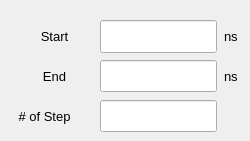
     <widget class="QWidget" name="tab_exp">
      <attribute name="title">
       <string>Exponential</string>
      </attribute>
      <widget class="QLabel" name="label_27">
       <property name="geometry">
        <rect>
         <x>224</x>
         <y>60</y>
         <width>17</width>
         <height>32</height>
        </rect>
       </property>
       <property name="sizePolicy">
        <sizepolicy hsizetype="Expanding" vsizetype="Expanding">
         <horstretch>0</horstretch>
         <verstretch>0</verstretch>
        </sizepolicy>
       </property>
       <property name="font">
        <font>
         <pointsize>10</pointsize>
        </font>
       </property>
       <property name="text">
        <string>ns</string>
       </property>
      </widget>
      <widget class="QLabel" name="label_28">
       <property name="geometry">
        <rect>
         <x>10</x>
         <y>100</y>
         <width>69</width>
         <height>32</height>
        </rect>
       </property>
       <property name="sizePolicy">
        <sizepolicy hsizetype="Expanding" vsizetype="Expanding">
         <horstretch>0</horstretch>
         <verstretch>0</verstretch>
        </sizepolicy>
       </property>
       <property name="font">
        <font>
         <pointsize>10</pointsize>
         <italic>false</italic>
        </font>
       </property>
       <property name="text">
        <string># of Step</string>
       </property>
       <property name="alignment">
        <set>Qt::AlignCenter</set>
       </property>
      </widget>
      <widget class="QLabel" name="label_29">
       <property name="geometry">
        <rect>
         <x>20</x>
         <y>60</y>
         <width>69</width>
         <height>32</height>
        </rect>
       </property>
       <property name="sizePolicy">
        <sizepolicy hsizetype="Expanding" vsizetype="Expanding">
         <horstretch>0</horstretch>
         <verstretch>0</verstretch>
        </sizepolicy>
       </property>
       <property name="font">
        <font>
         <pointsize>10</pointsize>
         <italic>false</italic>
        </font>
       </property>
       <property name="text">
        <string>End</string>
       </property>
       <property name="alignment">
        <set>Qt::AlignCenter</set>
       </property>
      </widget>
      <widget class="QLineEdit" name="leTimeStart_exp">
       <property name="geometry">
        <rect>
         <x>100</x>
         <y>20</y>
         <width>117</width>
         <height>33</height>
        </rect>
       </property>
       <property name="sizePolicy">
        <sizepolicy hsizetype="Expanding" vsizetype="Expanding">
         <horstretch>0</horstretch>
         <verstretch>0</verstretch>
        </sizepolicy>
       </property>
      </widget>
      <widget class="QLabel" name="label_30">
       <property name="geometry">
        <rect>
         <x>224</x>
         <y>20</y>
         <width>17</width>
         <height>33</height>
        </rect>
       </property>
       <property name="sizePolicy">
        <sizepolicy hsizetype="Expanding" vsizetype="Expanding">
         <horstretch>0</horstretch>
         <verstretch>0</verstretch>
        </sizepolicy>
       </property>
       <property name="font">
        <font>
         <pointsize>10</pointsize>
        </font>
       </property>
       <property name="text">
        <string>ns</string>
       </property>
      </widget>
      <widget class="QLineEdit" name="leNumberOfStep_exp">
       <property name="geometry">
        <rect>
         <x>100</x>
         <y>100</y>
         <width>117</width>
         <height>32</height>
        </rect>
       </property>
       <property name="sizePolicy">
        <sizepolicy hsizetype="Expanding" vsizetype="Expanding">
         <horstretch>0</horstretch>
         <verstretch>0</verstretch>
        </sizepolicy>
       </property>
      </widget>
      <widget class="QLineEdit" name="leTimeEnd_exp">
       <property name="geometry">
        <rect>
         <x>100</x>
         <y>60</y>
         <width>117</width>
         <height>32</height>
        </rect>
       </property>
       <property name="sizePolicy">
        <sizepolicy hsizetype="Expanding" vsizetype="Expanding">
         <horstretch>0</horstretch>
         <verstretch>0</verstretch>
        </sizepolicy>
       </property>
      </widget>
      <widget class="QLabel" name="label_31">
       <property name="geometry">
        <rect>
         <x>20</x>
         <y>20</y>
         <width>69</width>
         <height>33</height>
        </rect>
       </property>
       <property name="sizePolicy">
        <sizepolicy hsizetype="Expanding" vsizetype="Expanding">
         <horstretch>0</horstretch>
         <verstretch>0</verstretch>
        </sizepolicy>
       </property>
       <property name="font">
        <font>
         <pointsize>10</pointsize>
         <italic>false</italic>
        </font>
       </property>
       <property name="text">
        <string>Start</string>
       </property>
       <property name="alignment">
        <set>Qt::AlignCenter</set>
       </property>
      </widget>
     </widget>
